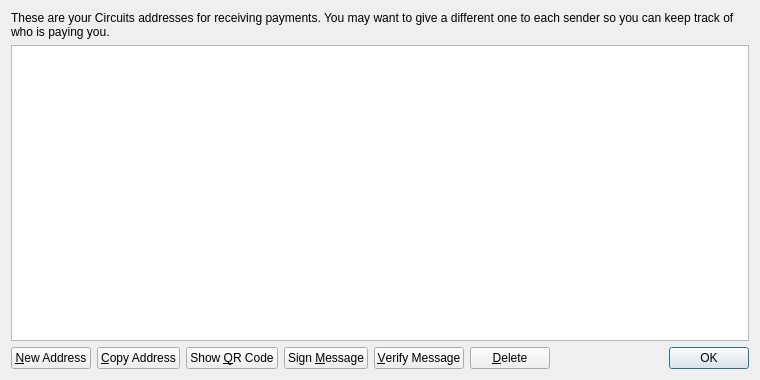
<?xml version="1.0" encoding="UTF-8"?>
<ui version="4.0">
 <class>AddressBookPage</class>
 <widget class="QWidget" name="AddressBookPage">
  <property name="geometry">
   <rect>
    <x>0</x>
    <y>0</y>
    <width>760</width>
    <height>380</height>
   </rect>
  </property>
  <property name="windowTitle">
   <string>Address Book</string>
  </property>
  <layout class="QVBoxLayout" name="verticalLayout">
   <item>
    <widget class="QLabel" name="labelExplanation">
     <property name="text">
      <string>These are your Circuits addresses for receiving payments. You may want to give a different one to each sender so you can keep track of who is paying you.</string>
     </property>
     <property name="textFormat">
      <enum>Qt::PlainText</enum>
     </property>
     <property name="wordWrap">
      <bool>true</bool>
     </property>
    </widget>
   </item>
   <item>
    <widget class="QTableView" name="tableView">
     <property name="contextMenuPolicy">
      <enum>Qt::CustomContextMenu</enum>
     </property>
     <property name="toolTip">
      <string>Double-click to edit address or label</string>
     </property>
     <property name="tabKeyNavigation">
      <bool>false</bool>
     </property>
     <property name="selectionMode">
      <enum>QAbstractItemView::SingleSelection</enum>
     </property>
     <property name="selectionBehavior">
      <enum>QAbstractItemView::SelectRows</enum>
     </property>
     <property name="sortingEnabled">
      <bool>true</bool>
     </property>
     <attribute name="verticalHeaderVisible">
      <bool>false</bool>
     </attribute>
    </widget>
   </item>
   <item>
    <layout class="QHBoxLayout" name="horizontalLayout">
     <item>
      <widget class="QPushButton" name="newAddressButton">
       <property name="toolTip">
        <string>Create a new address</string>
       </property>
       <property name="text">
        <string>&amp;New Address</string>
       </property>
      </widget>
     </item>
     <item>
      <widget class="QPushButton" name="copyToClipboard">
       <property name="toolTip">
        <string>Copy the currently selected address to the system clipboard</string>
       </property>
       <property name="text">
        <string>&amp;Copy Address</string>
       </property>
      </widget>
     </item>
     <item>
      <widget class="QPushButton" name="showQRCode">
       <property name="text">
        <string>Show &amp;QR Code</string>
       </property>
      </widget>
     </item>
     <item>
      <widget class="QPushButton" name="signMessage">
       <property name="toolTip">
        <string>Sign a message to prove you own a Circuits address</string>
       </property>
       <property name="text">
        <string>Sign &amp;Message</string>
       </property>
      </widget>
     </item>
     <item>
      <widget class="QPushButton" name="verifyMessage">
       <property name="toolTip">
        <string>Verify a message to ensure it was signed with a specified Circuits address</string>
       </property>
       <property name="text">
        <string>&amp;Verify Message</string>
       </property>
      </widget>
     </item>
     <item>
      <widget class="QPushButton" name="deleteButton">
       <property name="toolTip">
        <string>Delete the currently selected address from the list</string>
       </property>
       <property name="text">
        <string>&amp;Delete</string>
       </property>
      </widget>
     </item>
     <item>
      <spacer name="horizontalSpacer">
       <property name="orientation">
        <enum>Qt::Horizontal</enum>
       </property>
       <property name="sizeHint" stdset="0">
        <size>
         <width>40</width>
         <height>20</height>
        </size>
       </property>
      </spacer>
     </item>
     <item>
      <widget class="QDialogButtonBox" name="buttonBox">
       <property name="sizePolicy">
        <sizepolicy hsizetype="Maximum" vsizetype="Fixed">
         <horstretch>0</horstretch>
         <verstretch>0</verstretch>
        </sizepolicy>
       </property>
       <property name="standardButtons">
        <set>QDialogButtonBox::Ok</set>
       </property>
      </widget>
     </item>
    </layout>
   </item>
  </layout>
 </widget>
 <resources>
  <include location="../bitcoin.qrc"/>
 </resources>
 <connections/>
</ui>
